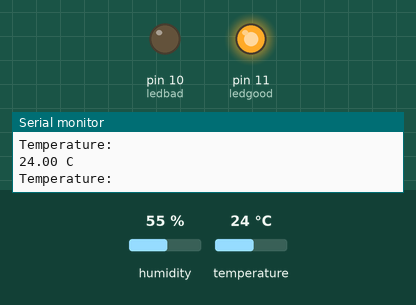
The sketch below on a simulated Arduino Uno, built with avr-gcc and run on an emulated ATmega328P. Shown: output pins drawn as LEDs (lit = HIGH), the last lines printed to the serial monitor. Inputs (shaded band) come from the test bench; at power-on: temperature 24 °C, humidity 55 %.

Above: at 2.8 s.
2.9 s: temperature set to 29 °C
8.9 s: temperature set to 32 °C
At 11.3 s:
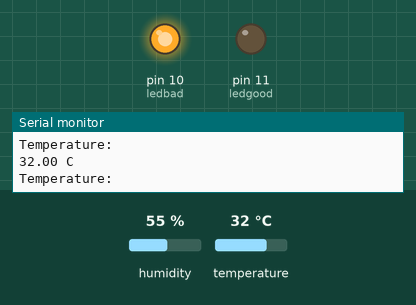
11.6 s: temperature set to 12 °C
At 12.8 s:
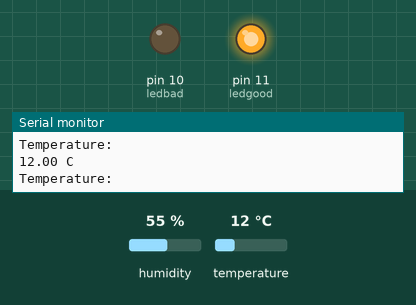
17.6 s: temperature set to 33 °C
At 18.6 s:
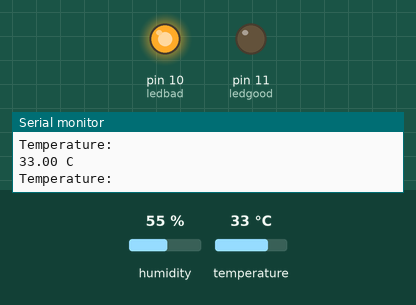
Timing chart, 0 to 20.6 s (numbered marks = the images above; inputs shaded):
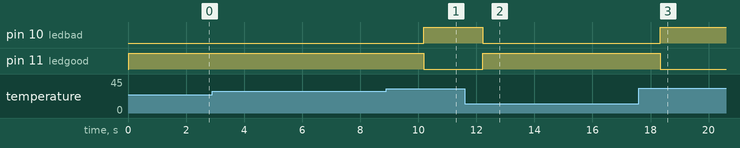

The sketch:

temperature_and_humidity_sensor_intro.ino
```cpp
#include <DHT_U.h>
#include <DHT.h>
#define DHTPIN 9
#define DHTTYPE DHT11

int ledbad = 10;
int ledgood = 11;

DHT dht(DHTPIN, DHTTYPE);


void setup() {
  // put your setup code here, to run once:

  Serial.begin(9600);
  dht.begin();

  pinMode (ledgood, OUTPUT);
  pinMode (ledbad, OUTPUT);

}

void loop() {
  // put your main code here, to run repeatedly:
  float temperature =
  dht.readTemperature();

  if (isnan(temperature)){
    Serial.println("Failed to read from DHT sensor!");
    return;
    }

  Serial.println("Temperature:");
  Serial.print(temperature );
  Serial.println(" C");

  if (temperature > 30){

    digitalWrite(ledbad, HIGH);
    digitalWrite(ledgood, LOW);
    }
    else if(temperature <= 29){
      digitalWrite(ledgood, HIGH);
      digitalWrite(ledbad, LOW);
      }

}
```

Measured:
- the behaviour switches between 30 and 31 °C on temperature (found by bisection; images 0 and 1)
- after the input at 8.9 s, pin 10 (ledbad): LOW → HIGH after 1.3 s; pin 11 (ledgood): HIGH → LOW after 1.3 s
- after the input at 11.6 s, pin 10 (ledbad): HIGH → LOW after 0.63 s; pin 11 (ledgood): LOW → HIGH after 0.63 s
- after the input at 17.6 s, pin 10 (ledbad): LOW → HIGH after 0.73 s; pin 11 (ledgood): HIGH → LOW after 0.73 s
